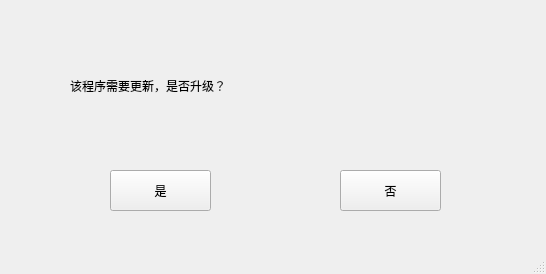
<?xml version="1.0" encoding="UTF-8"?>
<ui version="4.0">
 <class>ClientAutoUpdate</class>
 <widget class="QMainWindow" name="ClientAutoUpdate">
  <property name="geometry">
   <rect>
    <x>0</x>
    <y>0</y>
    <width>546</width>
    <height>274</height>
   </rect>
  </property>
  <property name="windowTitle">
   <string>更新</string>
  </property>
  <widget class="QWidget" name="centralWidget">
   <widget class="QPushButton" name="yesButton">
    <property name="geometry">
     <rect>
      <x>110</x>
      <y>170</y>
      <width>101</width>
      <height>41</height>
     </rect>
    </property>
    <property name="text">
     <string>是</string>
    </property>
   </widget>
   <widget class="QPushButton" name="endButton">
    <property name="geometry">
     <rect>
      <x>340</x>
      <y>170</y>
      <width>101</width>
      <height>41</height>
     </rect>
    </property>
    <property name="text">
     <string>否</string>
    </property>
   </widget>
   <widget class="QLabel" name="label">
    <property name="geometry">
     <rect>
      <x>70</x>
      <y>40</y>
      <width>451</width>
      <height>91</height>
     </rect>
    </property>
    <property name="text">
     <string>该程序需要更新，是否升级？</string>
    </property>
    <property name="textFormat">
     <enum>Qt::AutoText</enum>
    </property>
   </widget>
  </widget>
  <widget class="QStatusBar" name="statusBar"/>
 </widget>
 <layoutdefault spacing="6" margin="11"/>
 <resources>
  <include location="ClientAutoUpdate.qrc"/>
 </resources>
 <connections/>
</ui>
